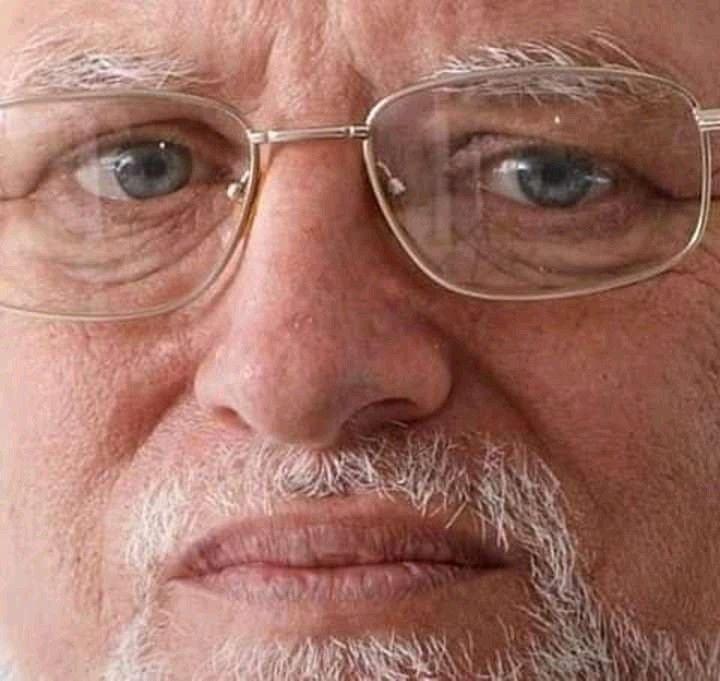
#> input picture abuelo.jpg, 720 x 681 px, given in place of the camera
$ python eeee.py
#> lines starting #> are read from the running program, lines starting #| are printed output that depends on the picture; after the words box and inside, x2 and y2 are one past the last pixel; in counts of white or black regions, pixels touching at a corner belong together
#Harris Algorithm
import cv2
import numpy as np
import matplotlib.pylab as plt
import cv2

cap = cv2.VideoCapture(2)

winName='IP_CAM'
cv2.namedWindow(winName,cv2.WINDOW_AUTOSIZE)
while(1):
    ret,frame=cap.read()
#> frame is the input picture: shape (681, 720, 3); mean B, G, R 100.7, 112.6, 160.3
    img_dist=cv2.medianBlur(frame,9)
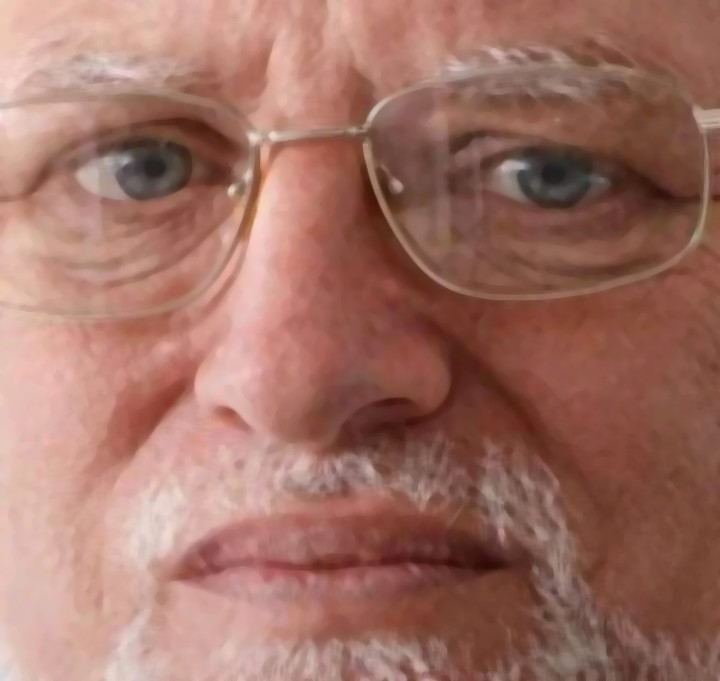
#> img_dist: shape (681, 720, 3); mean B, G, R 100.4, 112.3, 160.1
    bordes=cv2.Canny(frame,threshold1=0,threshold2=120)
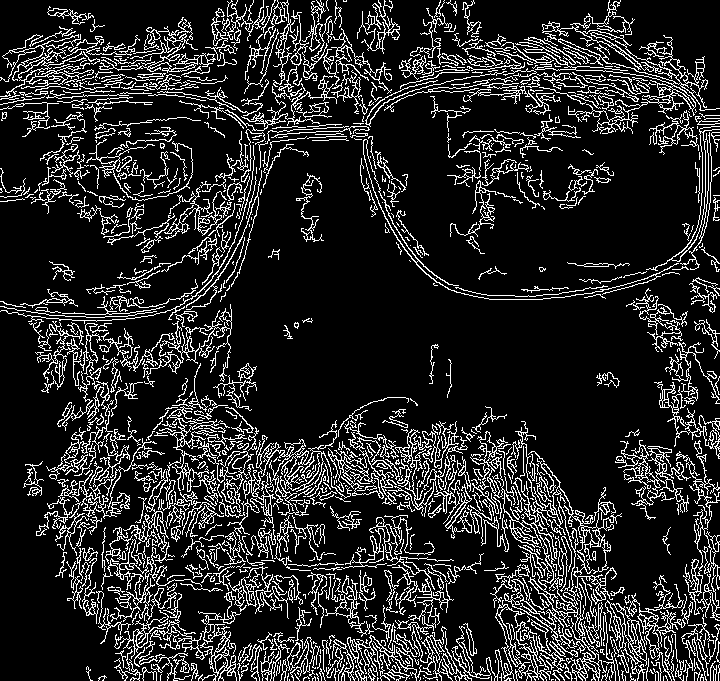
#> bordes: shape (681, 720); 15.4% white in thin lines or dots
    bordes_1=cv2.Canny(img_dist,threshold1=200,threshold2=120)
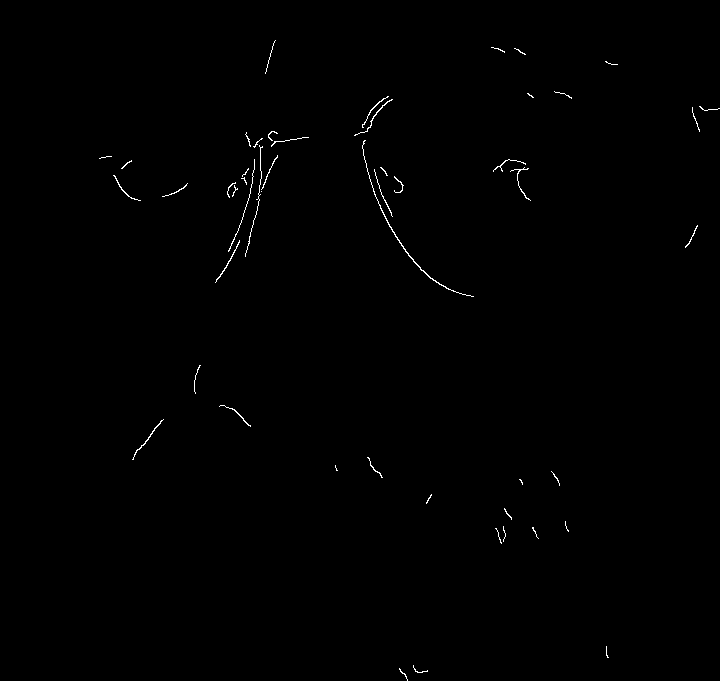
#> bordes_1: shape (681, 720); 0.37% white in thin lines or dots, all inside (x1, y1, x2, y2) = (99, 40, 720, 681)
    med_valor=np.median(frame)
#> med_valor = 122
    lower=int(max(0,0.7*med_valor))
#> lower = 85
    upper=int(max(255,1.3*med_valor))
#> upper = 255
    bordes_2=cv2.Canny(img_dist,threshold1=lower,threshold2=upper)
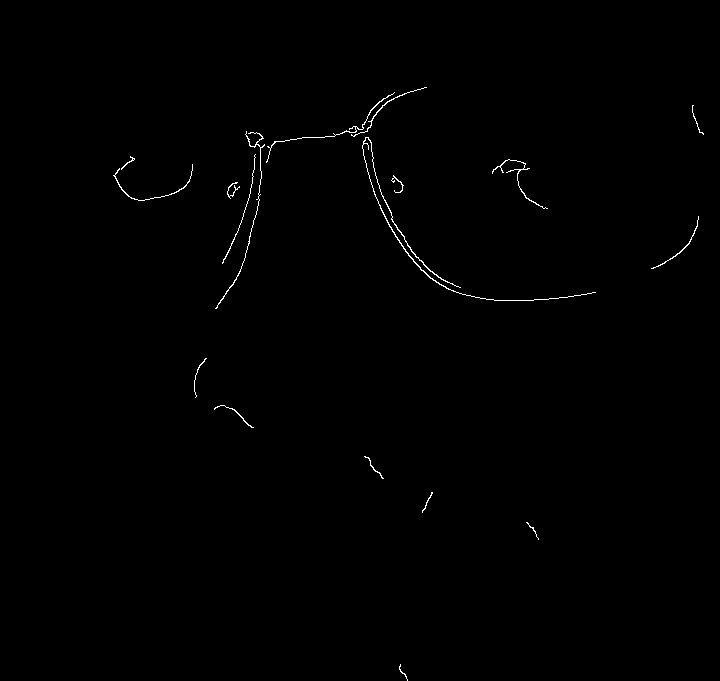
#> bordes_2: shape (681, 720); 0.43% white in thin lines or dots, all inside (x1, y1, x2, y2) = (113, 87, 704, 681)
    bordes_3=cv2.Canny(frame,threshold1=lower,threshold2=upper)
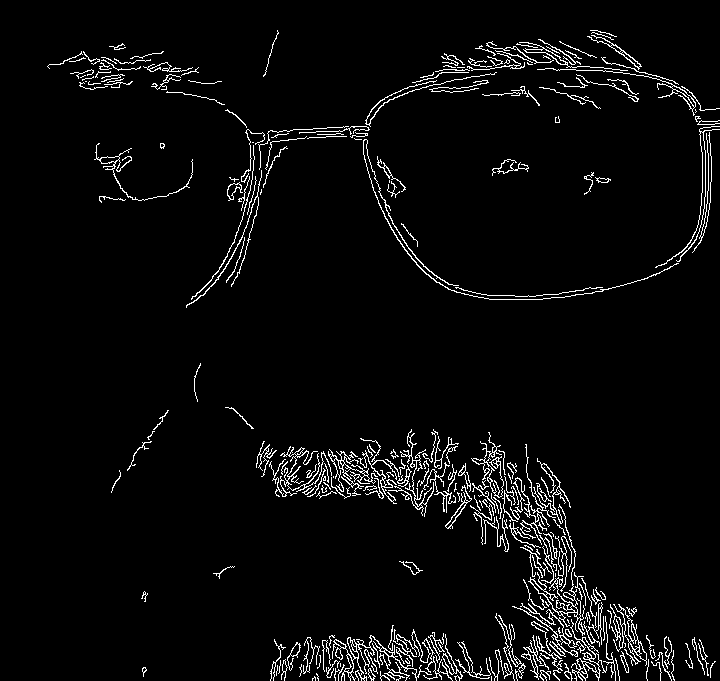
#> bordes_3: shape (681, 720); 4.1% white in thin lines or dots, all inside (x1, y1, x2, y2) = (47, 30, 720, 681)
    countours_b,jerarqui_b=cv2.findContours(bordes_1,cv2.RETR_LIST,cv2.CHAIN_APPROX_NONE)
#> countours_b = 50 contours, 46 with area under 20; largest, box (x1, y1, x2, y2) and area: (362, 140, 474, 297) 67, (132, 419, 164, 460) 26, (354, 99, 393, 136) 23, (215, 240, 240, 283) 22; jerarqui_b = 50 rows, first 6: [1, -1, -1, -1], [2, 0, -1, -1], [3, 1, -1, -1], [4, 2, -1, -1], [5, 3, -1, -1], [6, 4, -1, -1]
    cv2.drawContours(frame,countours_b,-1,(0,255,0),3)
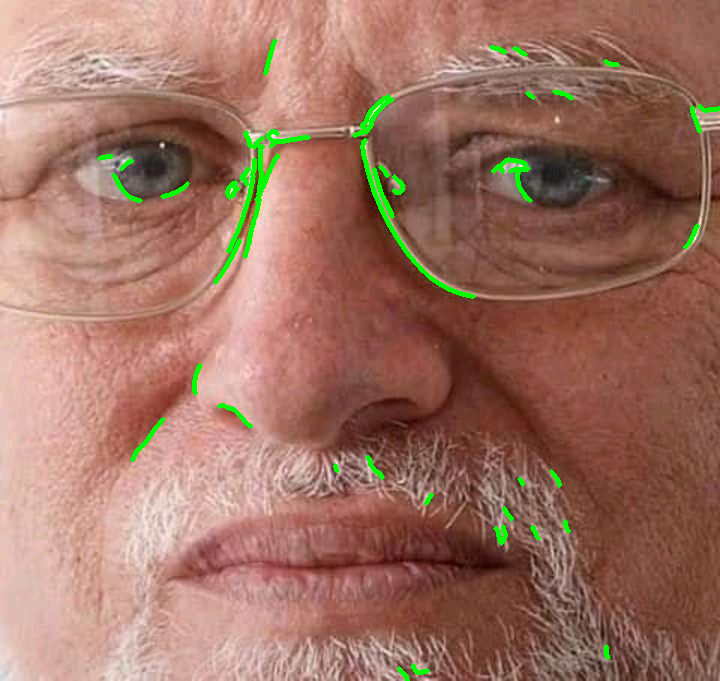
#> frame: shape (681, 720, 3); 1.57% of pixels changed, all inside (x1, y1, x2, y2) = (97, 38, 720, 681)
    if len(countours_b) > 0:
        contours_data = np.vstack(countours_b).reshape(-1, 2)
#> contours_data = 2704 pairs, first value 99 to 719, second value 40 to 680
        np.savetxt('contours_data.txt', contours_data, fmt='%d', delimiter=', ')
    cv2.drawContours(frame, countours_b, -1, (0, 255, 0), 3)
    cv2.imshow("Imagen",frame)

        # Calcular el centroide de los contornos en el eje X
    centroid_x = int(np.mean(contours_data[:, 0]))
#> centroid_x = 355

        # Calcular el centro de la imagen
    centro_imagen_x = frame.shape[1] // 2
#> centro_imagen_x = 360

        # Definir un rango de tolerancia alrededor del centro
    rango_tolerancia = 45  # Ajusta este valor según sea necesario

        # Comparar con el centro de la imagen y el rango de tolerancia
    if centro_imagen_x - rango_tolerancia < centroid_x < centro_imagen_x + rango_tolerancia:
            print("Los contornos están en el centro.")
    elif centroid_x < centro_imagen_x - rango_tolerancia:
            print("Los contornos están a la izquierda.")
    elif centroid_x > centro_imagen_x + rango_tolerancia:
            print("Los contornos están a la derecha.")

    cv2.drawContours(frame, countours_b, -1, (0, 255, 0), 3)

    tecla=cv2.waitKey(1) & 0xFF
#> (key Esc is pressed here)
    if tecla ==27:
        break
cv2.destroyAllWindows()

$ run again, on ojos.jpg
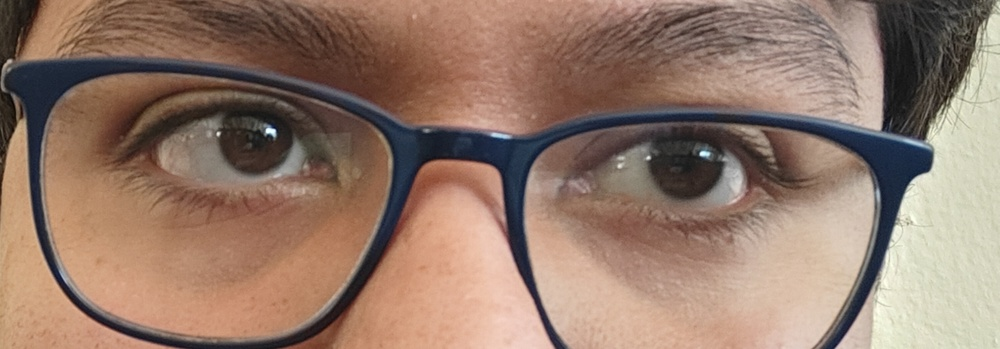
#> input picture ojos.jpg, 1000 x 349 px, shrunk from 1876 x 654 before the run, given in place of the camera
#> frame is the input picture: shape (349, 1000, 3); mean B, G, R 106.7, 121.8, 148.3
#> `bordes=cv2.Canny(frame,threshold1=0,threshold2=120)`:
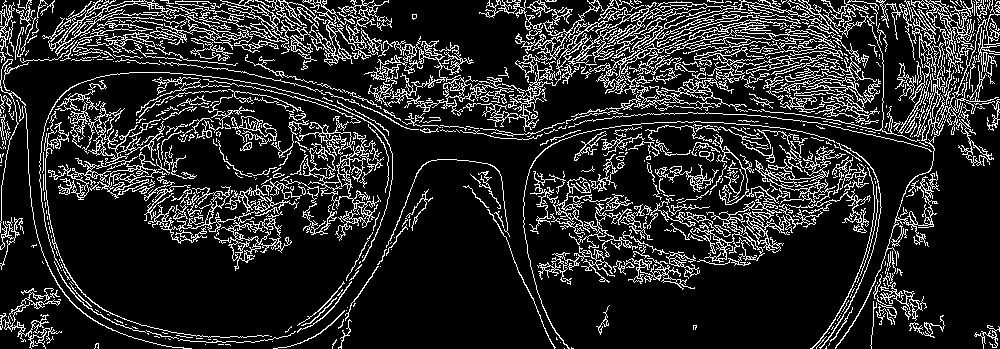
#> bordes: shape (349, 1000); 16% white in thin lines or dots
#> bordes_1: shape (349, 1000); 1.8% white in thin lines or dots
#> med_valor = 125
#> lower = 87
#> upper = 255
#> bordes_2: shape (349, 1000); 1.6% white in thin lines or dots
#> bordes_3: shape (349, 1000); 3.7% white in thin lines or dots
#> countours_b = 59 contours, 44 with area under 20; largest, box (x1, y1, x2, y2) and area: (39, 72, 394, 343) 172, (690, 121, 882, 349) 74, (581, 113, 935, 349) 72, (474, 194, 555, 349) 60, (25, 116, 182, 349) 58; jerarqui_b = 59 rows, first 6: [1, -1, -1, -1], [2, 0, -1, -1], [3, 1, -1, -1], [4, 2, -1, -1], [5, 3, -1, -1], [6, 4, -1, -1]
#> `cv2.drawContours(frame,countours_b,-1,(0,255,0),3)`:
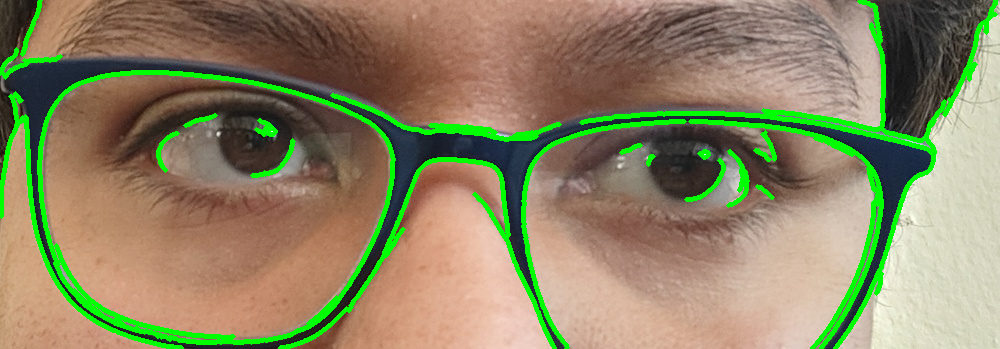
#> frame: shape (349, 1000, 3); 7.57% of pixels changed, all inside (x1, y1, x2, y2) = (0, 0, 998, 349)
#> contours_data = 10141 pairs, first value 0 to 995, second value 0 to 348
#> centroid_x = 485
